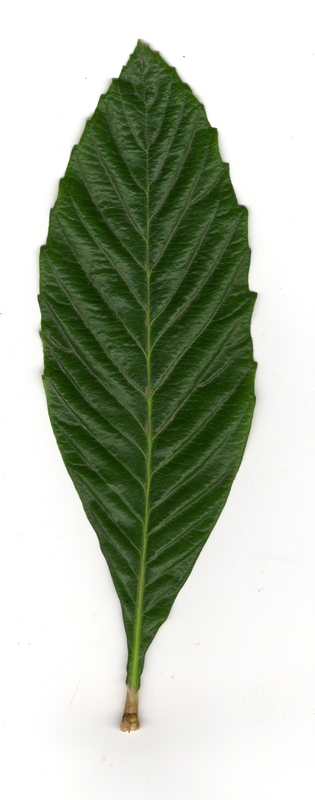
#> input picture sift_desc/662.jpg, 315 x 800 px, found by its file name
$ python drawmatches.py   (older library calls are emulated)
#> lines starting #> are read from the running program, lines starting #| are printed output that depends on the picture; after the words box and inside, x2 and y2 are one past the last pixel; in counts of white or black regions, pixels touching at a corner belong together; pictures that were not available may be replaced by others from this repository, and a replacement may not be noted
### sift_desc/function_sift.py
# -*- coding: utf-8 -*-
"""
Created on Wed May 13 10:50:51 2015

@author: RTMA
"""
import ntpath
import os
import glob
import cv2
import numpy as np


def SIFT(img):

    """

    Cette fonction a pour but d'appliquer le calcul d'un descripteur SIFT à une image \:

    :param img: Chemin de l'image que l'on souhaite traiter.
    :type img: string
    :param des: Valeurs retourner il s'agit d'une liste contenant les valeurs décrivant l'image
    :type des: array

    :return:
    :rtype:

    :Example:


    >>>
    >>>
    """

    img_trait=cv2.imread(img)

    grayimage=cv2.cvtColor(img_trait, cv2.COLOR_BGR2GRAY)
    cv2.imwrite("grayimage.jpg",grayimage)

    sift = cv2.SIFT(0,3,0.04,10,1.6)
#    sift = cv2.SIFT()
    kp,des = sift.detectAndCompute(grayimage,None)
#    filename=ntpath.basename(img)
#    np.savetxt(filename+'.txt',des,fmt='%.2e')
#
    return kp,des


# [61 lines left out: function descript, not called in this run]


### sift_desc/drawmatches.py
# -*- coding: utf-8 -*-
"""
Created on Tue Jun 02 23:01:55 2015

@author: Khalil
"""

import function_sift as fc
import numpy as np
import cv2

def drawMatches(img1, kp1, img2, kp2, matches):
    """
    Cette fonction est l'equivalent de cv2.drawMatches de OpenCV pour tester notre descripteur sift

    Elle permet d'associer les points clés qui se ressemblent les plus entre deux images


    img1,img2 - les images en niveaux de gris
    kp1,kp2 - Les points clés détectectés dans les deux images
                en utilisant la méthode sift dans notre cas

    matches - Liste de correspondance entre les points cles des images
    """

    # Creation d'une image qui est composee des deux images mises cote a cote

    rows1 = img1.shape[0]
    cols1 = img1.shape[1]
    rows2 = img2.shape[0]
    cols2 = img2.shape[1]

    out = np.zeros((max([rows1,rows2]),cols1+cols2,3), dtype='uint8')

    # posionnement de la 1ere image a gauche
    out[:rows1,:cols1,:] = np.dstack([img1, img1, img1])

    # posionnement de la 2eme image a droite
    out[:rows2,cols1:cols1+cols2,:] = np.dstack([img2, img2, img2])


    for mat in matches:

        # Les points cles correspondant a chaque image
        img1_idx = mat.queryIdx
        img2_idx = mat.trainIdx

        # coordonnees x et y des points
        (x1,y1) = kp1[img1_idx].pt
        (x2,y2) = kp2[img2_idx].pt

        # parametres des cercles pour la represntation des points cles
        # rayon= 4 couleur blue epaisseur = 1
        cv2.circle(out, (int(x1),int(y1)), 4, (255, 0, 0), 1)
        cv2.circle(out, (int(x2)+cols1,int(y2)), 4, (255, 0, 0), 1)

        # tracer de la droite entre deux points cles
        # couleur blue epaisseur = 1
        cv2.line(out, (int(x1),int(y1)), (int(x2)+cols1,int(y2)), (255, 0, 0), 1)


    # Affichage du resltat
    cv2.imshow('Matched Features', out)
    cv2.waitKey(0)
    cv2.destroyAllWindows()

# Application de la fonction
#chemins des images
fold1='C:\\Users\RTMA\\Desktop\\Nouveau dossier\\khalil\\Nouveau dossier\\662.jpg'
fold2='C:\\Users\RTMA\\Desktop\\Nouveau dossier\\khalil\\Nouveau dossier\\662_r.jpg'

# detection des points cles image 1
kp1,des1 = fc.SIFT(fold1)
#> in SIFT, img_trait is the input picture: shape (800, 315, 3); mean B, G, R 170.7, 187.4, 178.9
#> in SIFT, `grayimage=cv2.cvtColor(img_trait, cv2.COLOR_BGR2GRAY)`:
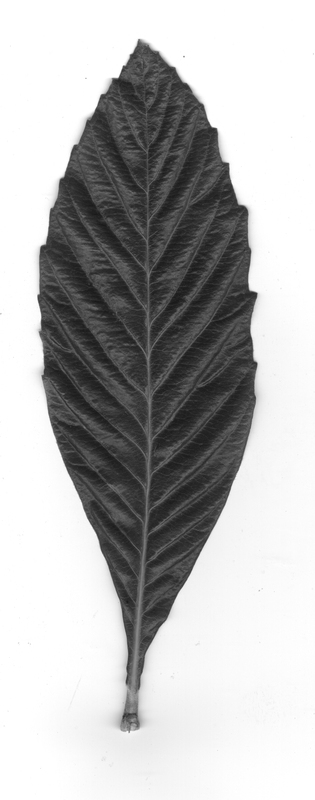
#> grayimage: shape (800, 315); min 24, max 255, mean 183
#> in SIFT, `kp,des = sift.detectAndCompute(grayimage,None)`: kp = 791 keypoints; strongest (x, y, size): (148, 162, 110.8), (130, 717, 15.7), (254, 295, 5.2), (144, 58, 20.9)
#> kp1 has the same summary as kp in SIFT

# detection des points cles image 2
kp2,des2 = fc.SIFT(fold2)
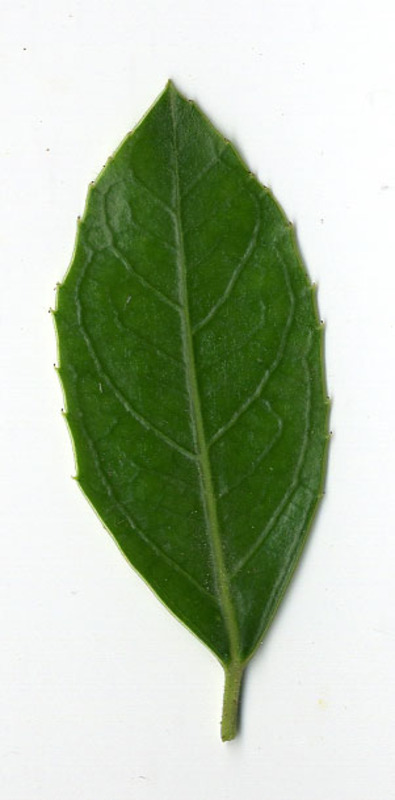
#> input picture sift_desc/310.jpg, 395 x 800 px, given in place of 662_r.jpg, which was not available
#> in SIFT, img_trait is the input picture: shape (800, 395, 3); mean B, G, R 167.3, 190.9, 177.5
#> in SIFT (call 2), `grayimage=cv2.cvtColor(img_trait, cv2.COLOR_BGR2GRAY)`:
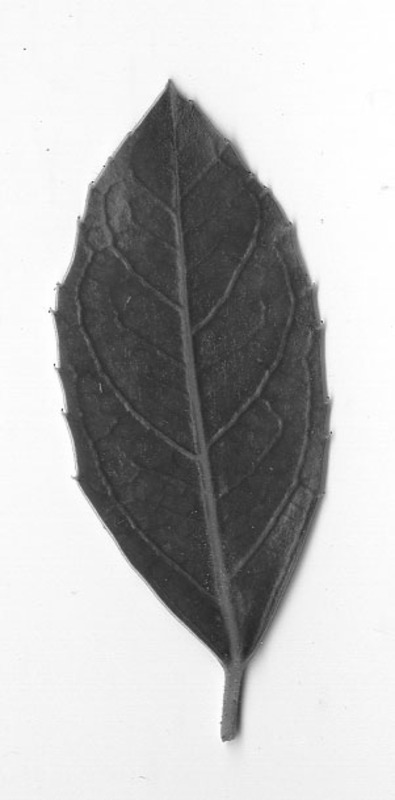
#> grayimage: shape (800, 395); min 33, max 255, mean 184.1
#> in SIFT (call 2), `kp,des = sift.detectAndCompute(grayimage,None)`: kp = 232 keypoints; strongest (x, y, size): (182, 257, 154), (193, 468, 162.9), (233, 723, 18.4), (79, 217, 1.8)
#> kp2 has the same summary as kp in SIFT

#lecture des images
img1 = cv2.imread(fold1)
img2 = cv2.imread(fold2)

#conversion en niveau de gris
img1=cv2.cvtColor(img1, cv2.COLOR_BGR2GRAY)
img2=cv2.cvtColor(img2, cv2.COLOR_BGR2GRAY)


bf = cv2.BFMatcher(cv2.NORM_HAMMING, crossCheck=True)

# faire la correspondance
des1=np.uint8(des1)
des2=np.uint8(des2)
matches = bf.match(des1,des2)
#> matches = 19 matches


matches = sorted(matches, key=lambda val: val.distance)

drawMatches(img1, kp1, img2, kp2, matches[:20])
#> in drawMatches, `out[:rows1,:cols1,:] = np.dstack([img1, img1, img1])`:
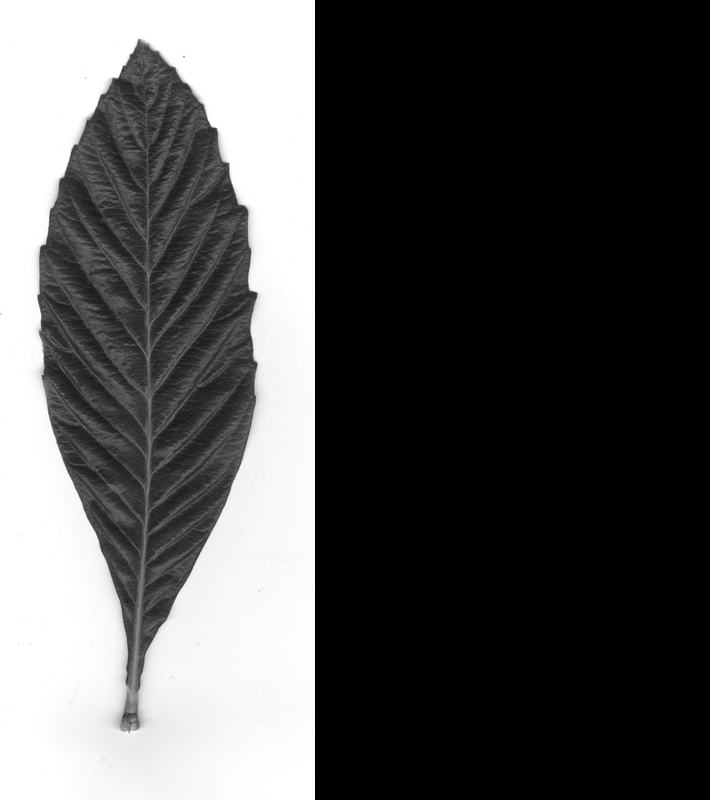
#> out: shape (800, 710, 3); min 0, max 255, mean 81.2
#> in drawMatches, `out[:rows2,cols1:cols1+cols2,:] = np.dstack([img2, img2, img2])`:
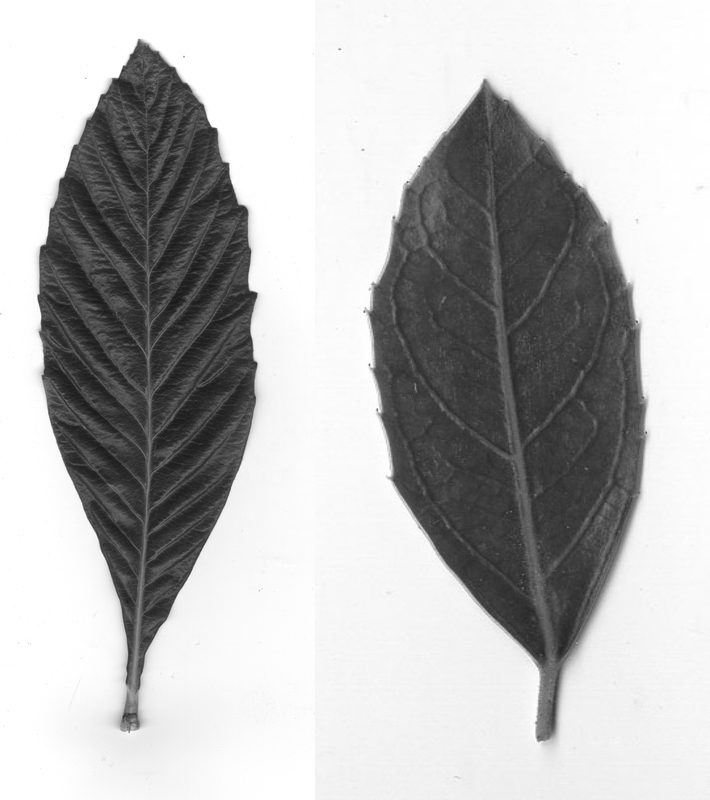
#> out: shape (800, 710, 3); min 24, max 255, mean 183.6
#> the loop in drawMatches, `for mat in matches:` made 19 passes
#> (img1_idx, img2_idx, x1, y1, x2, y2) on passes 1 to 12: (786, 0, 260.3, 234, 40.81, 346.6), (1, 9, 31.88, 353.3, 58.63, 257.1), (602, 167, 185.7, 75.23, 265.9, 164), (785, 165, 257.9, 354.5, 264.2, 177.4), (104, 225, 85.21, 509.4, 319.4, 407.2), (777, 10, 254, 398.4, 60.94, 316.4), (789, 227, 264.3, 381.5, 321.6, 255.3), (110, 18, 87.1, 514, 75.67, 444.6), (64, 12, 67.32, 377.2, 63.47, 372.4), (17, 42, 42.44, 248.1, 109.7, 157.6), (18, 27, 42.51, 298.2, 85.74, 228.6), (360, 70, 144.4, 57.69, 170, 82)
#> after the loop in drawMatches, `for mat in matches:`:
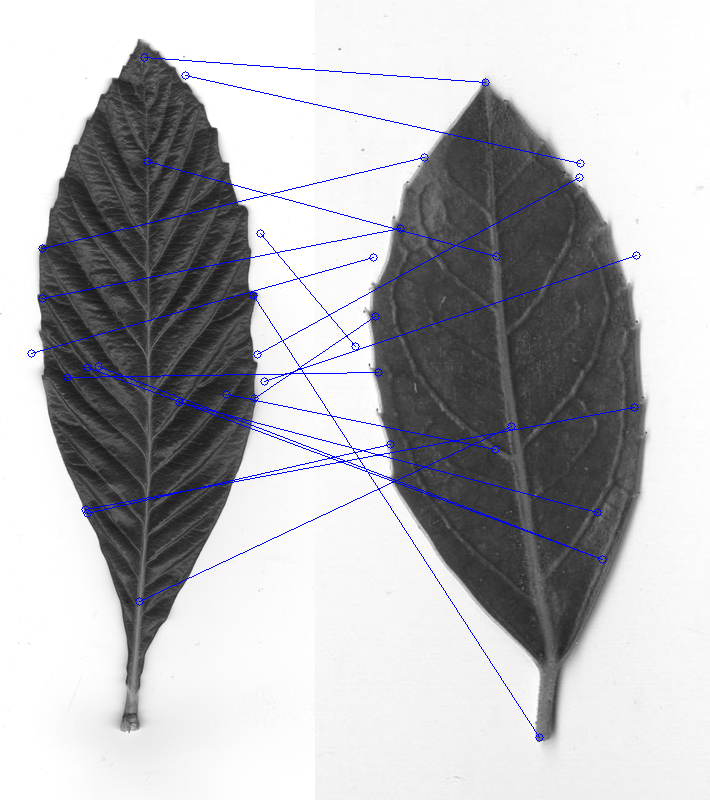
#> out: shape (800, 710, 3); 1.29% of pixels changed, all inside (x1, y1, x2, y2) = (27, 53, 641, 742); drawn as B, G, R
